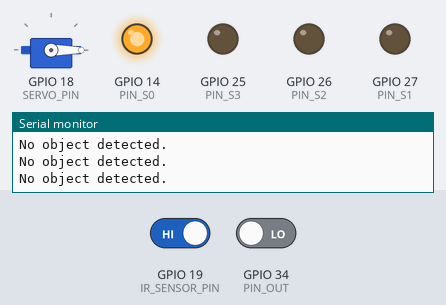
This sketch was run on a simulated ESP32. Shown: servo, output pins drawn as LEDs (lit = HIGH), the last lines printed to the serial monitor. Inputs (shaded band) come from the test bench; at power-on: GPIO 19 (IR_SENSOR_PIN) HIGH, GPIO 34 (PIN_OUT) LOW.

Above: at 1.4 s.
1.5 s: GPIO 19 (IR_SENSOR_PIN) driven LOW
At 9.0 s:
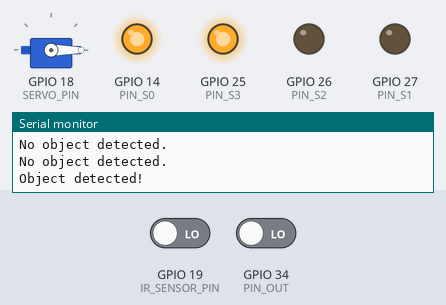
At 14.8 s:
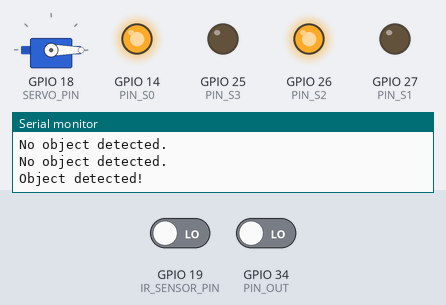
Timing chart, 0 to 45.7 s (numbered marks = the images above; inputs shaded):
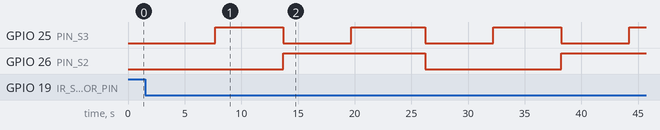

The sketch:

mini_project.ino
```cpp
// TCS3200/TCS230 + ESP32 + MG90S servo control + IR sensor (obstacle detection)
// Modified: Now IR sensor activates the color reading

#include <Arduino.h>
#include <math.h>
#include <ESP32Servo.h>   // Library: ESP32Servo by Kevin Harrington (v3.0.9)

//// -------- Pins --------
const int PIN_S0  = 14;
const int PIN_S1  = 27;
const int PIN_S2  = 26;
const int PIN_S3  = 25;
const int PIN_OUT = 34;    // input-only, for TCS3200 OUT

const int SERVO_PIN = 18;  // MG90S signal pin (use external 5V; share GND)

// IR sensor pin
const int IR_SENSOR_PIN = 19; // IR sensor OUT connected to GPIO 19

//// -------- Clear channel scaling for brightness 0..1 --------
#define CLEAR_MAX_HZ 25000.0f   // tweak if your Clear freq is very different

//// -------- Servo setup --------
Servo gate;
const int SERVO_MIN_US = 500;    // typical 500–2500 µs
const int SERVO_MAX_US = 2400;

//// -------- Measurement timing --------
const uint32_t MEASURE_PERIOD_MS = 3000;  // every 3 seconds
uint32_t lastMeasureMs = 0;

//// -------- Low-level color read helpers --------
static uint32_t readFrequency() {
  uint32_t tHigh = pulseIn(PIN_OUT, HIGH, 250000); // 250 ms timeout
  uint32_t tLow  = pulseIn(PIN_OUT, LOW,  250000);
  if (tHigh == 0 || tLow == 0) return 0;
  float period_us = float(tHigh + tLow);
  if (period_us <= 0.0f) return 0;
  return (uint32_t)(1000000.0f / period_us); // Hz
}

static uint32_t readColorFreq(bool s2, bool s3, int samples = 12) {
  digitalWrite(PIN_S2, s2 ? HIGH : LOW);
  digitalWrite(PIN_S3, s3 ? HIGH : LOW);
  delayMicroseconds(300); // settle
  uint64_t sum = 0;
  int good = 0;
  for (int i = 0; i < samples; ++i) {
    uint32_t f = readFrequency();
    if (f > 0) { sum += f; ++good; }
  }
  return good ? (uint32_t)(sum / good) : 0;
}

//// -------- Color classifier (uses normalized r,g,b and brightness) --------
String classify(float r, float g, float b, float clearN) {
  float brightness = constrain(clearN, 0.0f, 1.0f);
  if (brightness < 0.08f) return "black"; // very dark

  // We already normalized by Clear; use raw r,g,b ratios
  float maxv = max(r, max(g, b));
  float minv = min(r, min(g, b));
  float midv = (r + g + b) - maxv - minv;

  String maxC, midC;
  if (maxv == r) {
    maxC = "red";
    midC = (g > b ? "green" : "blue");
    midv = (g > b ? g : b);
  } else if (maxv == g) {
    maxC = "green";
    midC = (r > b ? "red" : "blue");
    midv = (r > b ? r : b);
  } else { // maxv == b
    maxC = "blue";
    midC = (r > g ? "red" : "green");
    midv = (r > g ? r : g);
  }

  // near-neutral?
  if (fabs(r - g) < 0.06f && fabs(r - b) < 0.06f) {
    return (brightness > 0.6f) ? "white" : "gray";
  }

  const float DOM = 1.12f;            // 12% dominance threshold
  if (maxv > DOM * midv) return maxC; // pure red/green/blue

  if ((maxC == "red"   && midC == "green") ||
      (maxC == "green" && midC == "red"))   return "yellow";
  if ((maxC == "red"   && midC == "blue")  ||
      (maxC == "blue"  && midC == "red"))   return "magenta";
  if ((maxC == "green" && midC == "blue")  ||
      (maxC == "blue"  && midC == "green")) return "cyan";

  return "unknown";
}

//// -------- Servo helpers --------
void servoGo(int angle) {
  angle = constrain(angle, 0, 180);
  gate.write(angle);
}

void setup() {
  Serial.begin(115200);
  delay(200);

  // TCS3200 pins
  pinMode(PIN_S0, OUTPUT);
  pinMode(PIN_S1, OUTPUT);
  pinMode(PIN_S2, OUTPUT);
  pinMode(PIN_S3, OUTPUT);
  pinMode(PIN_OUT, INPUT);

  // IR sensor pin
  pinMode(IR_SENSOR_PIN, INPUT);  // Set IR sensor pin as INPUT

  // 20% frequency scaling: S0=HIGH, S1=LOW
  digitalWrite(PIN_S0, HIGH);
  digitalWrite(PIN_S1, LOW);

  // Servo init at 50 Hz on GPIO18
  gate.setPeriodHertz(50);                 // <-- correct API name in v3.0.9
  gate.attach(SERVO_PIN, SERVO_MIN_US, SERVO_MAX_US);
  servoGo(0);                              // start at 0°

  Serial.println("\nTCS3200 + ESP32 + MG90S + IR Sensor");
  Serial.println("Pins: S0=14 S1=27 S2=26 S3=25 OUT=34 | SERVO=18 | IR_SENSOR=19");
  lastMeasureMs = millis() - MEASURE_PERIOD_MS; // force immediate first read
}

void loop() {
  // Read IR sensor: HIGH means object detected
  bool objectDetected = digitalRead(IR_SENSOR_PIN) == HIGH;

  if (!objectDetected) {
    Serial.println("Object detected!");

    if (millis() - lastMeasureMs >= MEASURE_PERIOD_MS) {
      lastMeasureMs = millis();

      // Read frequencies (S2/S3 mapping)
      uint32_t fRed   = readColorFreq(false, false); // R: L,L
      uint32_t fBlue  = readColorFreq(false, true);  // B: L,H
      uint32_t fClear = readColorFreq(true,  false); // C: H,L
      uint32_t fGreen = readColorFreq(true,  true);  // G: H,H

      // Normalize by Clear
      float rN = (fClear > 0) ? float(fRed)   / float(fClear) : 0.0f;
      float gN = (fClear > 0) ? float(fGreen) / float(fClear) : 0.0f;
      float bN = (fClear > 0) ? float(fBlue)  / float(fClear) : 0.0f;

      float clearN = (CLEAR_MAX_HZ > 1.0f)
                     ? min(1.0f, float(fClear) / CLEAR_MAX_HZ) : 0.0f;

      String color = classify(rN, gN, bN, clearN);

      Serial.printf("Freqs Hz  R:%lu  G:%lu  B:%lu  Clear:%lu\n",
                    (unsigned long)fRed, (unsigned long)fGreen,
                    (unsigned long)fBlue, (unsigned long)fClear);
      Serial.printf("Normalized R:%.2f G:%.2f B:%.2f  Bright:%.2f  -> %s\n",
                    rN, gN, bN, clearN, color.c_str());

      // Actions every 4 seconds based on detected color
      if (color == "red") {
        Serial.println("Action: RED → Servo 90° then 0°");
        servoGo(90);
        delay(700);
        servoGo(0);
      } else if (color == "blue") {
        Serial.println("Action: BLUE → Servo 180° then 0°");
        servoGo(180);
        delay(900);
        servoGo(0);
      } else {
        Serial.println("Action: none");
      }

      Serial.println();
    }
  } else {
    // No object detected
    Serial.println("No object detected.");
  }

  delay(500); // light idle
}
```

Measured:
- after the input at 1.5 s, GPIO 25 (PIN_S3): alternates HIGH for 6.0 s and LOW for 6.0 s, starting after 6.2 s; GPIO 26 (PIN_S2): LOW → HIGH after 12.2 s, → LOW 12.5 s later, → HIGH 12.0 s later
